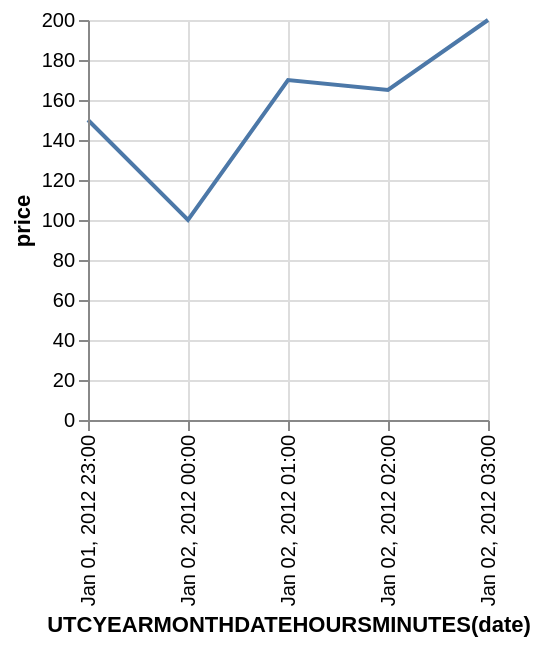

Source (Vega-Lite JSON):
### Vega specification from a JSON file in a GitHub repository (floating-point values rounded to 4 significant figures)
{"$schema": "http://vega.github.io/schema/vega/v3.0.json", "description": "Google's stock price over time.", "autosize": "pad", "padding": 5, "encode": {"update": {"fill": {"value": "transparent"}}}, "data": [{"name": "source_0", "values": [{"date": "Sun, 01 Jan 2012 23:00:00", "price": 150}, {"date": "Sun, 02 Jan 2012 00:00:00", "price": 100}, {"date": "Sun, 02 Jan 2012 01:00:00", "price": 170}, {"date": "Sun, 02 Jan 2012 02:00:00", "price": 165}, {"date": "Sun, 02 Jan 2012 03:00:00", "price": 200}], "format": {"type": "json", "parse": {"date": "date", "price": "number"}}, "transform": [{"type": "filter", "expr": "datum[\"date\"] !== null && !isNaN(datum[\"date\"]) && datum[\"price\"] !== null && !isNaN(datum[\"price\"])"}, {"type": "formula", "as": "utcyearmonthdatehoursminutes_date", "expr": "datetime(utcyear(datum[\"date\"]), utcmonth(datum[\"date\"]), utcdate(datum[\"date\"]), utchours(datum[\"date\"]), utcminutes(datum[\"date\"]), 0, 0)"}, {"type": "collect", "sort": {"field": "utcyearmonthdatehoursminutes_date", "order": "descending"}}]}], "signals": [{"name": "width", "update": "200"}, {"name": "height", "update": "200"}], "marks": [{"name": "marks", "type": "line", "from": {"data": "source_0"}, "encode": {"update": {"x": {"scale": "x", "field": "utcyearmonthdatehoursminutes_date"}, "y": {"scale": "y", "field": "price"}, "stroke": {"value": "#4c78a8"}}}}], "scales": [{"name": "x", "type": "time", "domain": {"data": "source_0", "field": "utcyearmonthdatehoursminutes_date"}, "range": [0, 200], "round": true, "nice": "minute"}, {"name": "y", "type": "linear", "domain": {"data": "source_0", "field": "price"}, "range": [200, 0], "round": true, "nice": true, "zero": true}], "axes": [{"scale": "x", "orient": "bottom", "tickCount": 5, "title": "UTCYEARMONTHDATEHOURSMINUTES(date)", "zindex": 1, "encode": {"labels": {"update": {"text": {"signal": "timeFormat(datum.value, '%b %d, %Y %H:%M')"}, "angle": {"value": 270}, "align": {"value": "right"}, "baseline": {"value": "middle"}}}}}, {"scale": "x", "domain": false, "grid": true, "labels": false, "orient": "bottom", "tickCount": 5, "ticks": false, "zindex": 0, "gridScale": "y"}, {"scale": "y", "format": "s", "orient": "left", "title": "price", "zindex": 1}, {"scale": "y", "domain": false, "format": "s", "grid": true, "labels": false, "orient": "left", "ticks": false, "zindex": 0, "gridScale": "x"}]}
